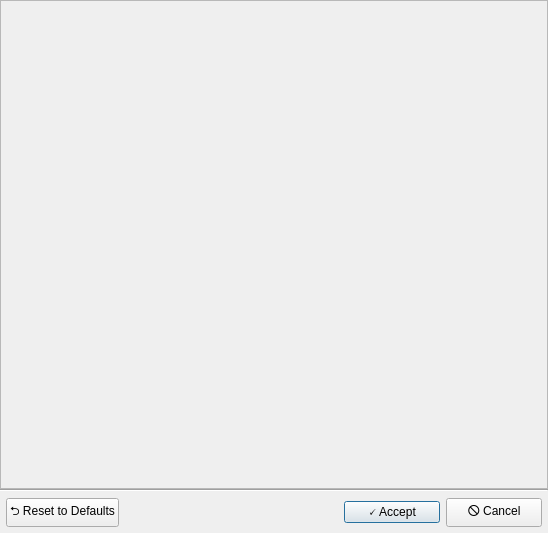
<?xml version="1.0" encoding="UTF-8"?>
<ui version="4.0">
 <class>BaseCosmeticPatchesDialog</class>
 <widget class="QDialog" name="BaseCosmeticPatchesDialog">
  <property name="geometry">
   <rect>
    <x>0</x>
    <y>0</y>
    <width>548</width>
    <height>533</height>
   </rect>
  </property>
  <property name="windowTitle">
   <string>PLACEHOLDER TITLE</string>
  </property>
  <layout class="QVBoxLayout" name="verticalLayout_2">
   <property name="spacing">
    <number>0</number>
   </property>
   <property name="leftMargin">
    <number>0</number>
   </property>
   <property name="topMargin">
    <number>0</number>
   </property>
   <property name="rightMargin">
    <number>0</number>
   </property>
   <property name="bottomMargin">
    <number>0</number>
   </property>
   <item>
    <widget class="QScrollArea" name="scrollArea">
     <property name="widgetResizable">
      <bool>true</bool>
     </property>
     <widget class="QWidget" name="scroll_area_contents">
      <property name="geometry">
       <rect>
        <x>0</x>
        <y>0</y>
        <width>546</width>
        <height>485</height>
       </rect>
      </property>
      <layout class="QVBoxLayout" name="scroll_area_layout">
       <item>
        <widget class="QWidget" name="contentWidget" native="true"/>
       </item>
       <item>
        <spacer name="verticalSpacer">
         <property name="orientation">
          <enum>Qt::Orientation::Vertical</enum>
         </property>
         <property name="sizeHint" stdset="0">
          <size>
           <width>20</width>
           <height>40</height>
          </size>
         </property>
        </spacer>
       </item>
      </layout>
     </widget>
    </widget>
   </item>
   <item>
    <widget class="Line" name="line_3">
     <property name="orientation">
      <enum>Qt::Orientation::Horizontal</enum>
     </property>
    </widget>
   </item>
   <item>
    <layout class="QHBoxLayout" name="footer_layout">
     <property name="leftMargin">
      <number>6</number>
     </property>
     <property name="topMargin">
      <number>6</number>
     </property>
     <property name="rightMargin">
      <number>6</number>
     </property>
     <property name="bottomMargin">
      <number>6</number>
     </property>
     <item>
      <widget class="QPushButton" name="reset_button">
       <property name="text">
        <string notr="true">⮌ Reset to Defaults</string>
       </property>
       <property name="autoDefault">
        <bool>true</bool>
       </property>
      </widget>
     </item>
     <item>
      <spacer name="horizontalSpacer_2">
       <property name="orientation">
        <enum>Qt::Orientation::Horizontal</enum>
       </property>
       <property name="sizeHint" stdset="0">
        <size>
         <width>40</width>
         <height>20</height>
        </size>
       </property>
      </spacer>
     </item>
     <item>
      <widget class="QPushButton" name="accept_button">
       <property name="minimumSize">
        <size>
         <width>96</width>
         <height>0</height>
        </size>
       </property>
       <property name="text">
        <string notr="true">🗸 Accept</string>
       </property>
       <property name="autoDefault">
        <bool>true</bool>
       </property>
       <property name="default">
        <bool>true</bool>
       </property>
      </widget>
     </item>
     <item>
      <widget class="QPushButton" name="cancel_button">
       <property name="minimumSize">
        <size>
         <width>96</width>
         <height>0</height>
        </size>
       </property>
       <property name="text">
        <string notr="true">🛇 Cancel</string>
       </property>
       <property name="autoDefault">
        <bool>true</bool>
       </property>
      </widget>
     </item>
    </layout>
   </item>
  </layout>
 </widget>
 <layoutdefault spacing="6" margin="11"/>
 <resources/>
 <connections/>
</ui>
